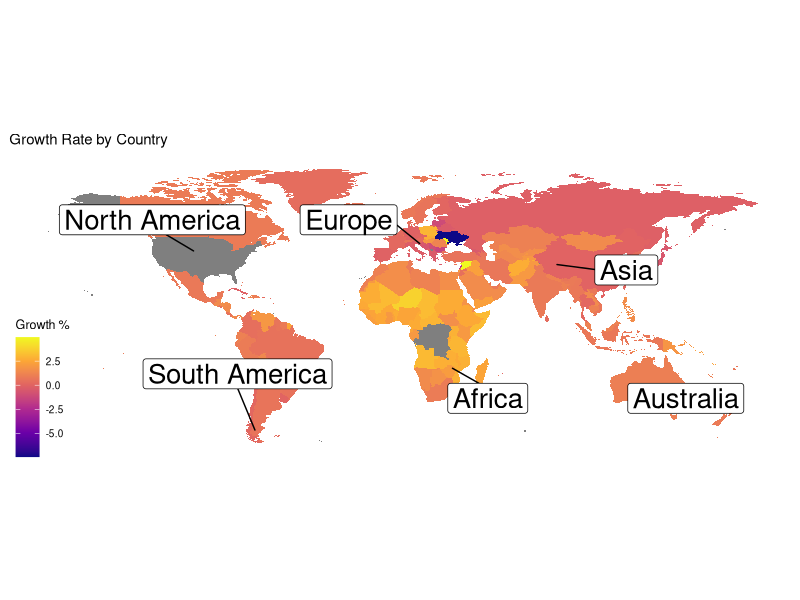
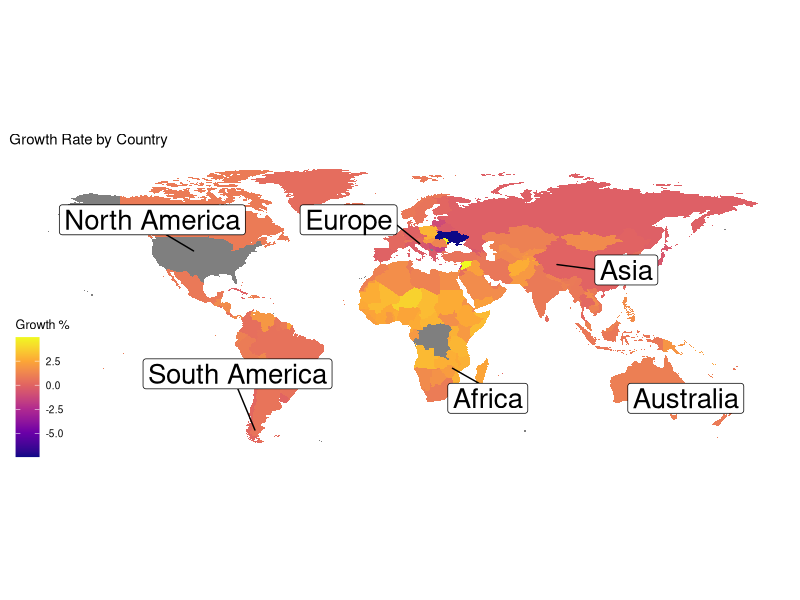

Recreate these plots in R, in order.
# Load the necessary libraries
library(dplyr)
library(ggplot2)
library(tidyverse)
library(ggrepel)
library(ggthemes)

# Import the world_population.csv dataset
world_population <- read.csv("world_population_data.csv")

# Remove '%' from growth_rate column
world_population <- world_population %>%
  mutate(growth_rate = as.numeric(sub("%", "", growth_rate)))

# Create dataframe for world coordinates using map_data
world_coordinates <- map_data("world")

# Add map_data data, remove Antarctica, and join by region
world_map <- map_data("world") %>%
  filter(region != "Antarctica") %>%
  left_join(world_population, by = c("region" = "country"))

# Create label data for World
label_data <- world_map %>%
  group_by(continent) %>%
  filter(row_number() == 25, continent != "Antarctica") %>%
  # Set North America long and lat to USA for display purposes
  # Set Australia coordinates and change Oceania label
  mutate(
    long = ifelse(continent == "North America", -95, long),
    lat = ifelse(continent == "North America", 37.5, lat),
    long = ifelse(continent == "Oceania", 133.7751, long),
    lat = ifelse(continent == "Oceania", -25.2744, lat),
    continent = ifelse(continent == "Oceania", "Australia", continent)
  )

# Create a geom_polygon plot using ggplot2
print(ggplot(world_map) +
  geom_polygon(aes(long, lat, group = group, fill = growth_rate)) +
  coord_quickmap() +
  scale_fill_viridis_c(option = "plasma") +

  # Add labels to the plot
  labs(fill = "Growth %") +
  ggtitle("Growth Rate by Country") +

  # Use geom_label_repel for continent labels
  geom_label_repel(
    data = label_data, aes(x = long, y = lat, label = continent),
    size = 7, max.overlaps = 5,
    box.padding = 2.5, point.padding = 2.5
  ) +

  # Tweak display of theme
  theme_map())

# Save the plot as a file
ggsave("world_plot.jpg", dpi = 300)
